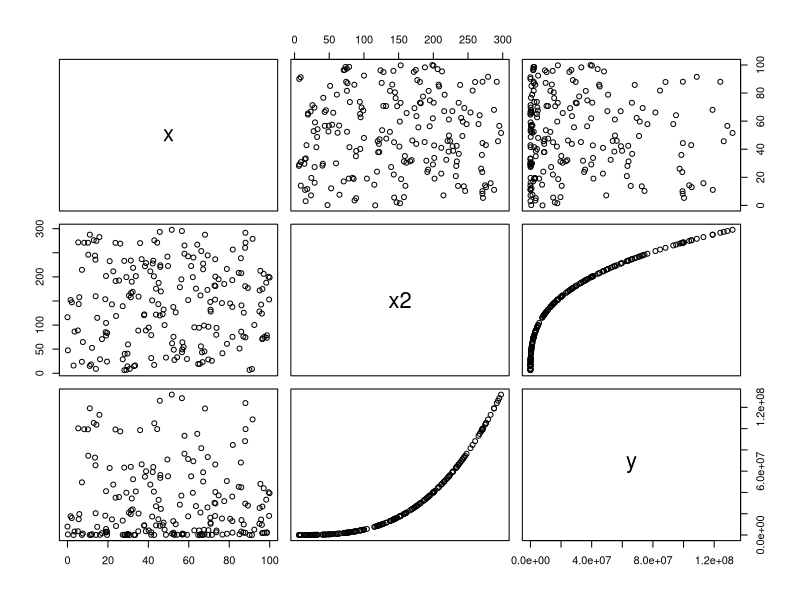
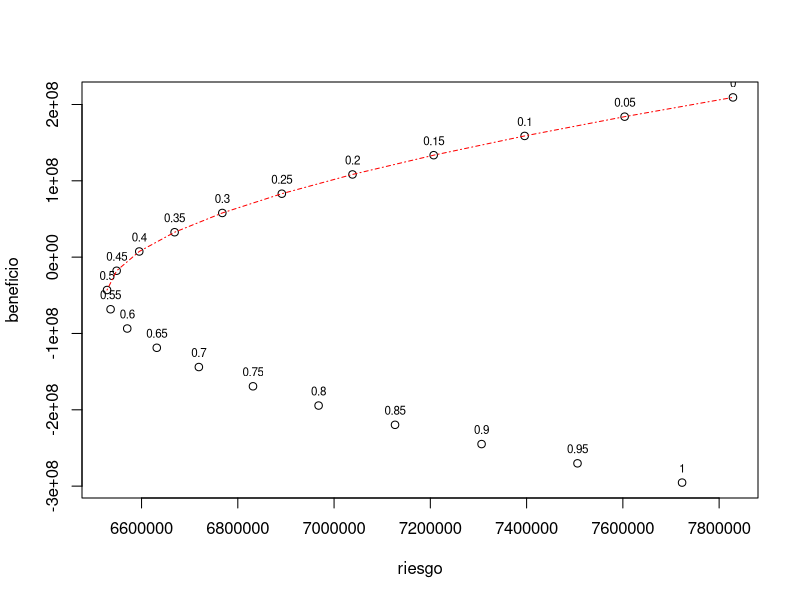

Write R code to recreate these figures, in order.

x <- runif(200, 0, 100)
x2 <- runif(200, 0, 300)

y <- 5*x + 2*x2^2 + 5*x2^3 +rnorm(200, 0, 30)
df <- data.frame(x,x2, y)
df
plot(df)

linearMod <- lm(y ~ x+x2, data=df)

summary(linearMod)

#inicializo
beneficio <- integer()
riesgo <- integer()
prop  <- integer()
# prop_X=0
# prop_X2=0
inx=1

#data inicial a predecir, para ejemplo últimos 12 puntos (podría ser el último año)
df2=df[(nrow(df)-11):nrow(df),c("x","x2")]

#loop para hacer todos los posibles escenarios
for (p in seq (0,1, 0.05)) {
  
  prop[inx]=p

#prop_X2 = prop_X2 + .5

  df2$x =df$x[(nrow(df)-11):nrow(df)]*(p)
  df2$x2 =df$x2[(nrow(df)-11):nrow(df)]*(1-p)

  prediccion <- predict(linearMod, df2,se.fit = TRUE)
  
  beneficio[inx] <- sum(prediccion$fit)
  riesgo[inx] <- sum(prediccion$se.fit^2)^(1/2) 
 
  inx = inx + 1
  }


#preparamos los datos para dibujar
ben_ries <- data.frame(riesgo, beneficio)



#calculamos la envolvente convexa (parte superior)

#min(ben_ries$riesgo)

env_con_minimo <- min(ben_ries$beneficio[ben_ries$riesgo==min(ben_ries$riesgo)])

hpts <- chull(ben_ries)
hpts <- c(hpts, hpts[1])
envolvente_convexa <- ben_ries[hpts, ][ben_ries[hpts, 2]>=env_con_minimo,]

#dibujamos
plot(ben_ries)
text(riesgo, beneficio, labels=prop, cex= 0.7, pos=3)
lines(envolvente_convexa, col="Red", lty=4,  pch=15)

